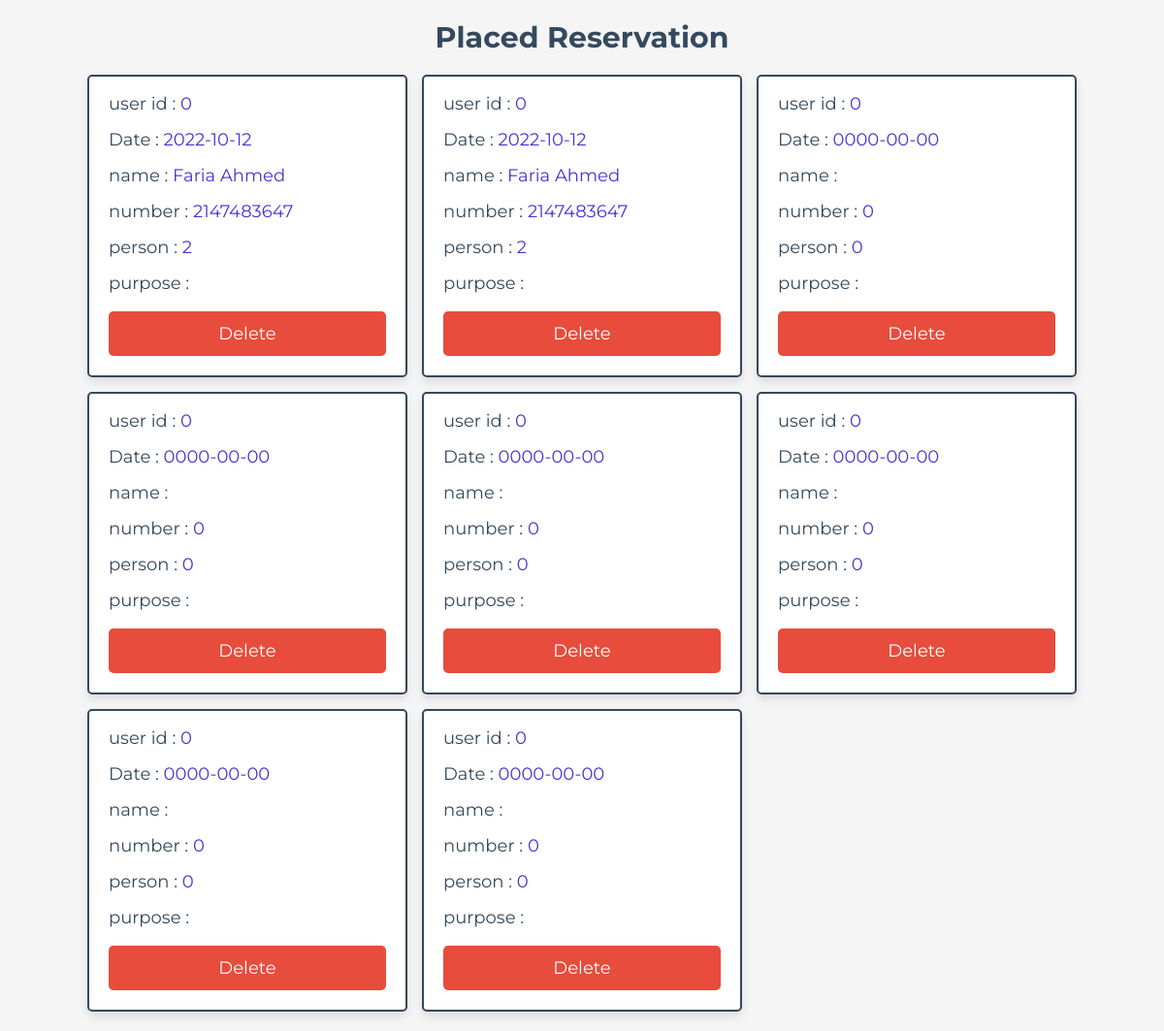
Screenshot of /admin/users_accounts.php with the database file from the repository.
### tables this page shows
CREATE TABLE `tablebooking` (
  `ID` int(11) NOT NULL,
  `Name` varchar(255) NOT NULL,
  `phoneno` int(11) NOT NULL,
  `Date` date NOT NULL,
  `Time` time NOT NULL,
  `person` int(11) NOT NULL
);

### admin/users_accounts.php (the view, shortened to what this page needs)
<?php
$db_name = 'mysql:host=localhost;dbname=retrocafe';
$user_name = 'root';
$user_password = '';
$conn = new PDO($db_name, $user_name, $user_password);
?>
<!DOCTYPE html>
<html lang="en">
<head>
   <link rel="stylesheet" href="https://cdnjs.cloudflare.com/ajax/libs/font-awesome/6.1.1/css/all.min.css">
   <link rel="stylesheet" href="../css/admin_style.css">
</head>
<body>
<section class="placed-orders">
   <h1 class="heading">placed reservation</h1>
   <div class="box-container">
   <?php
      $select_table = $conn->prepare("SELECT * FROM `tablebooking`");
      $select_table->execute();
      if($select_table->rowCount() > 0){
         while($fetch_table = $select_table->fetch(PDO::FETCH_ASSOC)){
   ?>
   <div class="box">
      <p> user id : <span><?= $fetch_table['ID']; ?></span> </p>
      <p> Date : <span><?= $fetch_table['Date']; ?></span> </p>
      <p> name : <span><?= $fetch_table['Name']; ?></span> </p>
      <p> number : <span><?= $fetch_table['phoneno']; ?></span> </p>
      <p> person : <span><?= $fetch_table['person']; ?></span> </p>
      <p> purpose : <span><?= $fetch_table['purpose'];?></span> </p>
      <form action="" method="POST">
         <div class="flex-btn">
            <a href="user_accounts.php?delete=<?= $fetch_table['ID']; ?>" class="delete-btn" onclick="return confirm('delete this reservation?');">delete</a>
         </div>
      </form>
   </div>
   <?php
      }
   }else{
      echo '<p class="empty">no orders placed yet!</p>';
   }
   ?>
   </div>
</section>
</body>
</html>

### web design/css/admin_style.css (style rules this page uses)
:root { --main-color:#4834d4; --red:#e74c3c; --orange:#f39c12; --black:#34495e; --white:#fff; --light-bg:#f5f5f5; --light-color:#999; --border:.2rem solid var(--black); --box-shadow:0 .5rem 1rem rgba(0,0,0,.1); }
* { font-family: 'Montserrat', sans-serif; margin:0; padding:0; box-sizing: border-box; text-decoration: none; outline: none; border:none; }
html { font-size: 62.5%; overflow-x: hidden; }
body { background-color: var(--light-bg); }
section { max-width: 1200px; margin:0 auto; padding:2rem; }
.btn, .delete-btn, .option-btn { display: block; margin-top: 1rem; border-radius: .5rem; cursor: pointer; width: 100%; font-size: 1.8rem; color:var(--white); padding:1.2rem 3rem; text-transform: capitalize; text-align: center; }
.delete-btn { background-color: var(--red); }
.flex-btn { display: flex; gap:1rem; }
.heading { text-align: center; margin-bottom: 2rem; text-transform: capitalize; color:var(--black); font-size: 3rem; }
.placed-orders .box-container { display: grid; grid-template-columns: repeat(auto-fit, 33rem); gap:1.5rem; justify-content: center; align-items: flex-start; }
.placed-orders .box-container .box { background-color: var(--white); border-radius: .5rem; box-shadow: var(--box-shadow); border:var(--border); padding:2rem; padding-top: 1rem; }
.placed-orders .box-container .box p { padding: .5rem 0; line-height: 1.5; font-size: 1.8rem; color:var(--black); }
.placed-orders .box-container .box p span { color:var(--main-color); }

### rows the page displays
tablebooking: ID "0", Date "2022-10-12", Name "Faria Ahmed", phoneno "2147483647", person "2"
tablebooking: ID "0", Date "2022-10-12", Name "Faria Ahmed", phoneno "2147483647", person "2"
tablebooking: ID "0", Date "0000-00-00", phoneno "0", person "0"
tablebooking: ID "0", Date "0000-00-00", phoneno "0", person "0"
tablebooking: ID "0", Date "0000-00-00", phoneno "0", person "0"
tablebooking: ID "0", Date "0000-00-00", phoneno "0", person "0"
tablebooking: ID "0", Date "0000-00-00", phoneno "0", person "0"
tablebooking: ID "0", Date "0000-00-00", phoneno "0", person "0"
